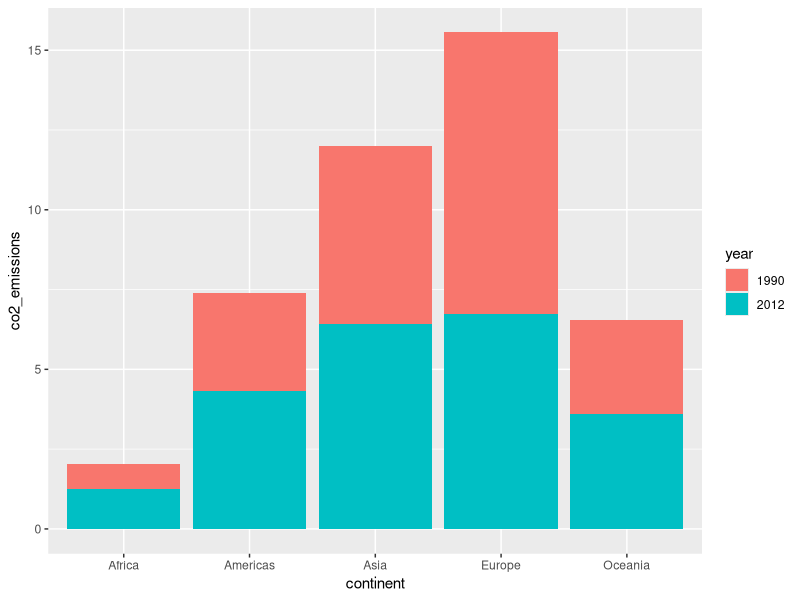
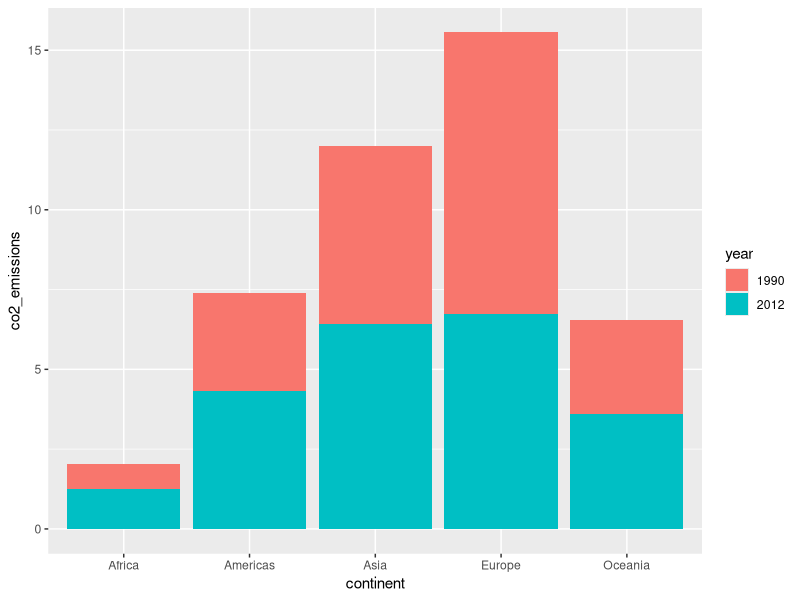
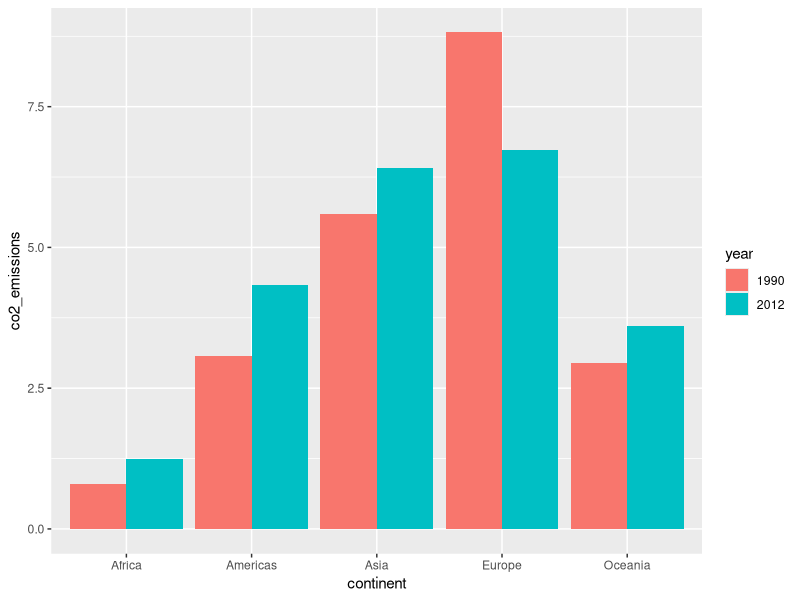
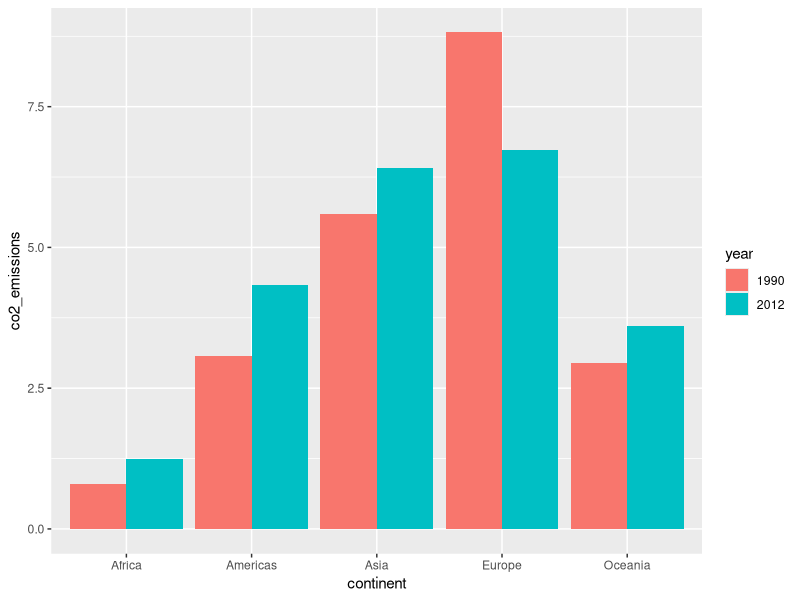
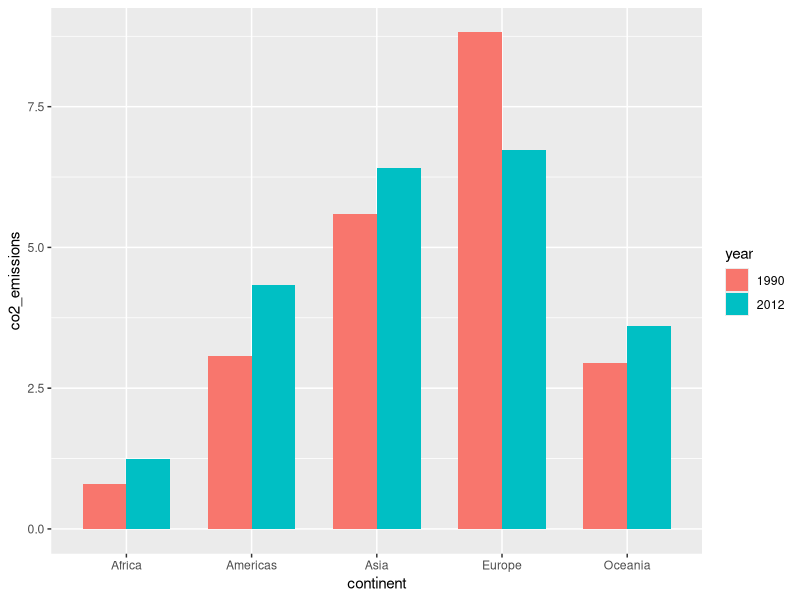
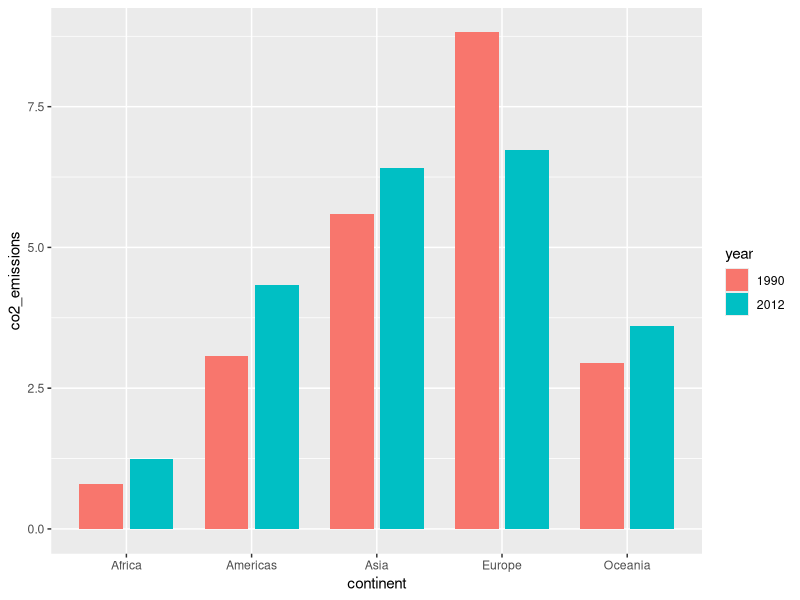

Source code (R) for these figures, in order:
library(tidyverse)

world_bank_countries <- read_csv("data/world_bank_countries.csv")

co2_per_year_and_continent <- world_bank_countries %>% 
  filter(year %in% c(1990, 2012)) %>% 
  group_by(continent, year) %>% 
  summarise(co2_emissions = mean(co2_emissions_tons_per_capita, 
                                 na.rm = TRUE)) %>% 
  mutate(year = year %>% as_factor) 

co2_per_year_and_continent %>% 
  ggplot(aes(continent, co2_emissions)) +
  geom_col(aes(fill = year))


# The problem -------------------------------------------------------------
co2_per_year_and_continent %>% 
  ggplot(aes(continent, co2_emissions)) +
  geom_col(aes(fill = year), position = "stack")

# The simple solution -----------------------------------------------------
co2_per_year_and_continent %>% 
  ggplot(aes(continent, co2_emissions)) +
  geom_col(aes(fill = year), position = "dodge")

# Adjacent bars with position_dodge() -------------------------------------
co2_per_year_and_continent %>% 
  ggplot(aes(continent, co2_emissions)) +
  geom_col(aes(fill = year), width = .9,
           position = position_dodge(width = .9))

co2_per_year_and_continent %>% 
  ggplot(aes(continent, co2_emissions)) +
  geom_col(aes(fill = year), width = .7,
           position = position_dodge(width = .7))

# Space between bars with position_dodge() --------------------------------
co2_per_year_and_continent %>% 
  ggplot(aes(continent, co2_emissions)) +
  geom_col(aes(fill = year), width = .7,
           position = position_dodge(width = .8))